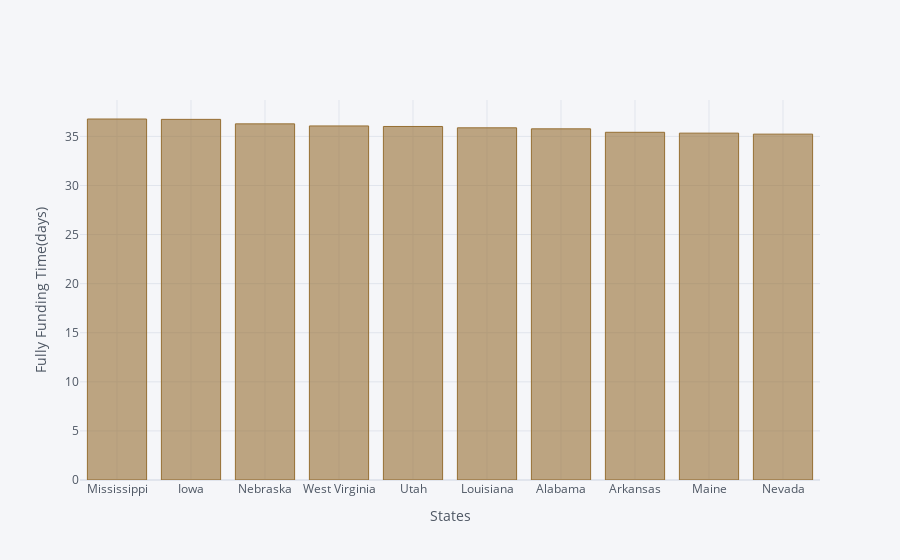

Here is the notebook cell this chart was saved with:
### Code cell
best = state_avg_time[state_avg_time>overall_mean_time.mean()].sort_values(ascending=False).head(10)
print('Best Performing States:\n\n',best)
best.iplot(kind='bar',xTitle='States',yTitle='Fully Funding Time(days)',color='#966F33')

### Figure 1 — Plotly figure (JSON) as saved in the notebook; plotly's stock layout.template omitted (floating-point values rounded to 4 significant figures)
{"data": [{"marker": {"color": "rgba(150, 111, 51, 0.6)", "line": {"color": "rgba(150, 111, 51, 1.0)", "width": 1}}, "name": "Funding Time", "orientation": "v", "text": "", "type": "bar", "x": ["Mississippi", "Iowa", "Nebraska", "West Virginia", "Utah", "Louisiana", "Alabama", "Arkansas", "Maine", "Nevada"], "y": [36.77, 36.73, 36.28, 36.06, 36.01, 35.87, 35.77, 35.42, 35.33, 35.23]}], "layout": {"legend": {"bgcolor": "#F5F6F9", "font": {"color": "#4D5663"}}, "paper_bgcolor": "#F5F6F9", "plot_bgcolor": "#F5F6F9", "title": {"font": {"color": "#4D5663"}}, "xaxis": {"gridcolor": "#E1E5ED", "showgrid": true, "tickfont": {"color": "#4D5663"}, "title": {"font": {"color": "#4D5663"}, "text": "States"}, "zerolinecolor": "#E1E5ED"}, "yaxis": {"gridcolor": "#E1E5ED", "showgrid": true, "tickfont": {"color": "#4D5663"}, "title": {"font": {"color": "#4D5663"}, "text": "Fully Funding Time(days)"}, "zerolinecolor": "#E1E5ED"}}}
